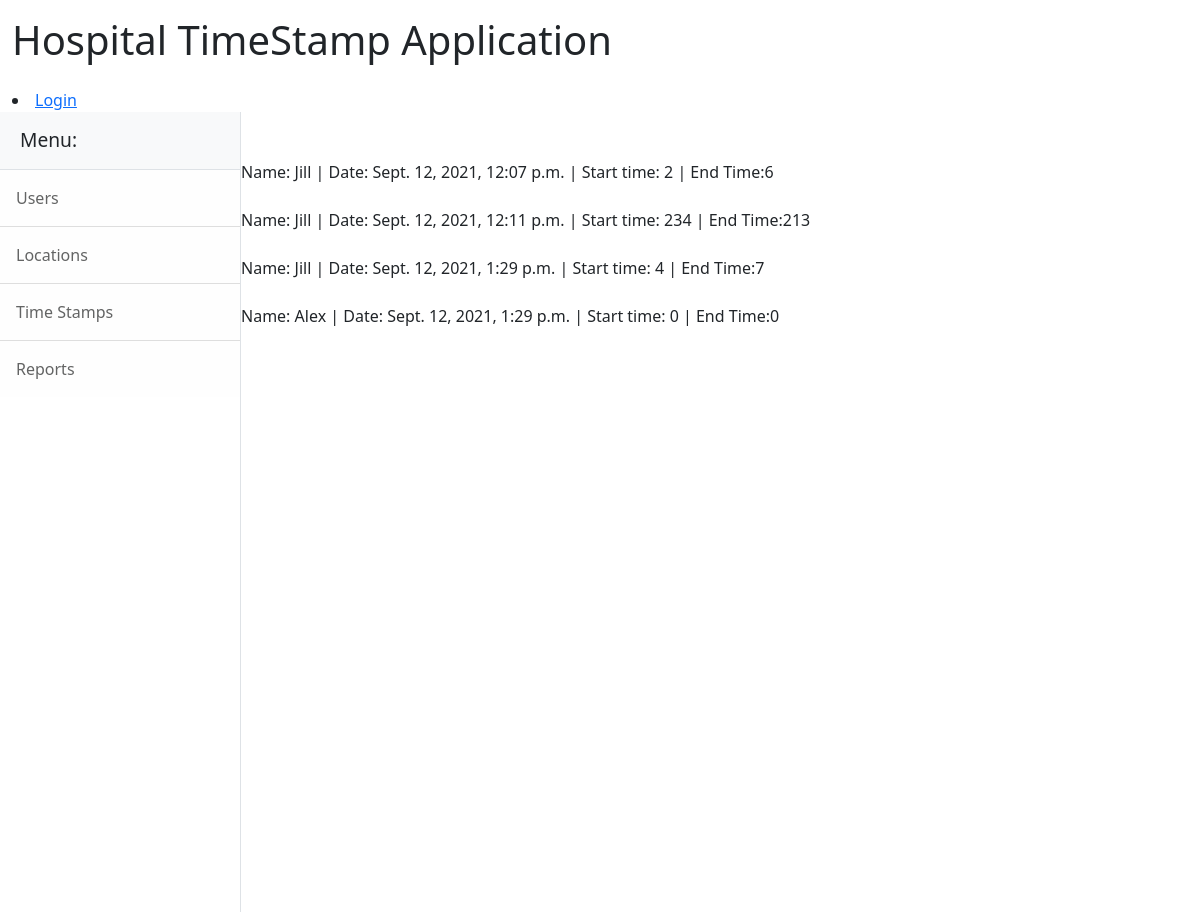
Screenshot of /core/reports/ with the database file from the repository.
### core/models.py (models this page shows, shortened)
class WorkEntry(models.Model):
    HC_CHOICES = (('A', 'AMCO'), ('F', 'FPB'))
    doctor_id = models.ForeignKey(User, on_delete=CASCADE)
    date = models.DateTimeField(auto_now_add=True)
    start_time = models.IntegerField(null= True, default=0)
    end_time = models.IntegerField(null = True, default = 0)
    hourscode = models.CharField(choices = HC_CHOICES, max_length = 4, default = 'AMCO')
    location = models.ForeignKey(Location, on_delete=CASCADE, default=2)

class User(models.Model):
    firstName = models.CharField( max_length=50, null= False)
    lastName = models.CharField( max_length=100, null= False)
    description = models.CharField(max_length=500 , null = True)
    email = models.EmailField( max_length = 254, null=True)
    user = models.ForeignKey(User, on_delete = CASCADE, default = 1 )
    email_conf = models.BooleanField(default = False)
    def __str__(self):
        return self.firstName

### core/views.py (the view)
# urls.py: path('reports/', reports_page.as_view() , name='reports'),
class reports_page(ListView):
    model = Location
    template_name = 'reports.html'
    form_class = ReportForm
    def get_context_data(self, **kwargs):
        context = super().get_context_data(**kwargs)
        context.update({'workentries': WorkEntry.objects.all})
        return context

### core/templates/reports.html
{% extends 'main.html'%}
{% block content %}
    <br>{% if workentries %}
        {% for entry in workentries %}
            <br>Name: {{ entry.doctor_id }} | Date: {{ entry.date }} | Start time: {{ entry.start_time }} | End Time:{{ entry.end_time }}</br>
        {% endfor %}
    {% endif %}</br>
{% endblock content %}

### core/templates/main.html (shortened to what this page needs)
{% load static %}
<!DOCTYPE html>
<html lang="en">
<html>
            <div class="container-fluid">
                <div class="row zsx">
                        <p class="vcenter">
                        <h1> Hospital TimeStamp Application</h1>
                        </p>
                    </div>
                    {% if user.is_authenticated %}
                        <a>Logged in as: {{ user.username }}</a>
                        <br><a href="{% url 'logout' %}">Logout</a></br>
                    {% else %}
                        <li><a href="{% url 'login' %}">Login<a></li>
                    {% endif %}
            </div>
<body>
    <head>
        <link rel="stylesheet" href="{% static 'css/main.css' %}">
    </head>
        <div class="d-flex" id="wrapper">
            <div class="border-end bg-white" id="sidebar-wrapper">
                <div class="sidebar-heading border-bottom bg-light">Menu:</div>
                <div class="list-group list-group-flush">
                    <a class="list-group-item list-group-item-action list-group-item-light p-3" href="{% url 'core:users'%}">Users</a>
                    <a class="list-group-item list-group-item-action list-group-item-light p-3" href="{% url 'core:locations'%}">Locations</a>
                    <a class="list-group-item list-group-item-action list-group-item-light p-3" href="{% url 'core:stamps'%}">Time Stamps</a>
                    <a class="list-group-item list-group-item-action list-group-item-light p-3" href="{% url 'core:reports'%}">Reports</a>
                </div>
            </div>
            {% block content %}{% endblock content %}
        </div>
</body>
</html>

### rows the page displays
WorkEntry: doctor_id "Jill", date "Sept. 12, 2021, 12:07 p.m.", start_time "2", end_time "6"
WorkEntry: doctor_id "Jill", date "Sept. 12, 2021, 12:11 p.m.", start_time "234", end_time "213"
WorkEntry: doctor_id "Jill", date "Sept. 12, 2021, 1:29 p.m.", start_time "4", end_time "7"
WorkEntry: doctor_id "Alex", date "Sept. 12, 2021, 1:29 p.m.", start_time "0", end_time "0"
